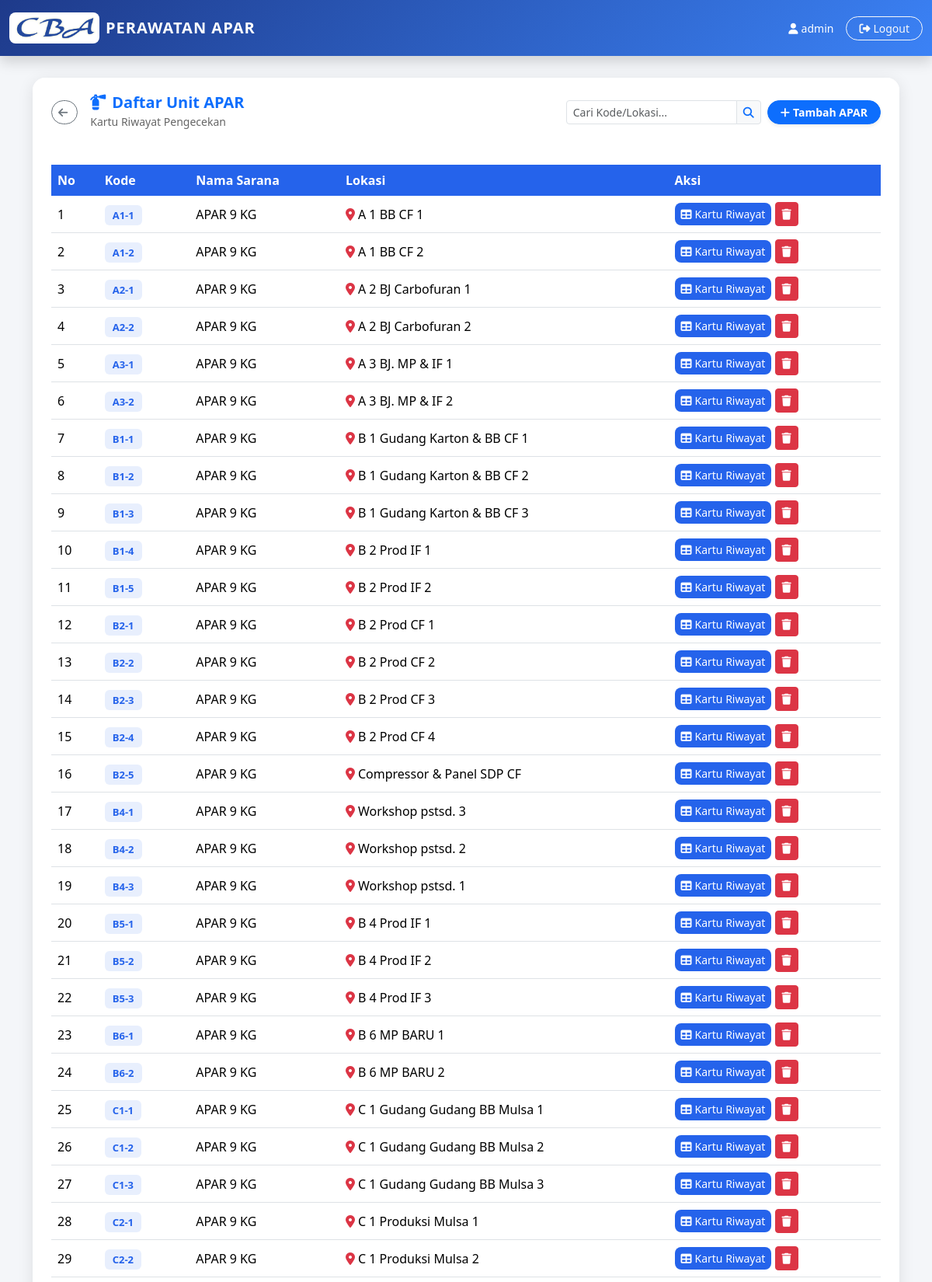
Screenshot of /apar_home.php (signed in, upper part) with the database file from the repository.
### tables this page shows
CREATE TABLE `apar` (
  `id` int(11) NOT NULL,
  `no_kode` varchar(50) NOT NULL,
  `nama_sarana` varchar(100) DEFAULT NULL,
  `lokasi` varchar(200) DEFAULT NULL
);

### apar_home.php (the view, shortened to what this page needs)
<?php
include "config/koneksi.php";
mysqli_query($conn, "CREATE TABLE IF NOT EXISTS `apar` (
  `id` int(11) NOT NULL AUTO_INCREMENT,
  `no_kode` varchar(50) NOT NULL,
  `nama_sarana` varchar(100) DEFAULT NULL,
  `lokasi` varchar(200) DEFAULT NULL,
  PRIMARY KEY (`id`)
) ENGINE=InnoDB DEFAULT CHARSET=utf8mb4");
mysqli_query($conn, "CREATE TABLE IF NOT EXISTS `checklist_apar` (
  `id` int(11) NOT NULL AUTO_INCREMENT,
  `apar_id` int(11) NOT NULL,
  `tahun` int(4) NOT NULL,
  `bulan` tinyint(2) NOT NULL,
  `tanggal_cek` date DEFAULT NULL,
  `label_pengisian` enum('Ok','Nok') DEFAULT NULL,
  `tekanan_pressure` enum('Ok','Nok') DEFAULT NULL,
  `safety_pin` enum('Ok','Nok') DEFAULT NULL,
  `handle` enum('Ok','Nok') DEFAULT NULL,
  `selang_nozzle` enum('Ok','Nok') DEFAULT NULL,
  `dry_chemical` enum('Ok','Nok') DEFAULT NULL,
  `tablulan` enum('Ok','Nok') DEFAULT NULL,
  `bambu_petunjuk` enum('Ok','Nok') DEFAULT NULL,
  `paraf` varchar(100) DEFAULT NULL,
  `catatan` text DEFAULT NULL,
  `users_id` int(11) DEFAULT NULL,
  `created_at` datetime DEFAULT CURRENT_TIMESTAMP,
  PRIMARY KEY (`id`)
) ENGINE=InnoDB DEFAULT CHARSET=utf8mb4");
$keyword = isset($_GET['keyword']) ? mysqli_real_escape_string($conn, $_GET['keyword']) : '';
$where = "";
$listApar = mysqli_query($conn, "SELECT * FROM apar $where ORDER BY no_kode ASC");
?>
<!DOCTYPE html>
<html lang="id">
<head>
  <link href="https://cdn.jsdelivr.net/npm/bootstrap@5.3.2/dist/css/bootstrap.min.css" rel="stylesheet">
</head>
<body>
  <nav class="navbar navbar-apar fixed-top py-3 shadow">
    <div class="container-fluid d-flex justify-content-between align-items-center">
      <div class="d-flex align-items-center gap-2 text-white" style="cursor:pointer"
        onclick="window.location.href='dashboard.php'">
        <img src="assets/images/cba.png" alt="Logo CBA"
          style="height:40px; background:white; padding:4px; border-radius:8px;">
        <span class="fw-bold fs-5 d-none d-sm-inline" style="letter-spacing:1px">PERAWATAN APAR</span>
      </div>
      <div class="d-flex align-items-center gap-2 gap-md-3">
        <span class="text-white small d-none d-md-inline"><i
            class="fa-solid fa-user me-1"></i><?= $_SESSION['username'] ?></span>
        <a href="logout.php" class="btn btn-sm btn-outline-light rounded-pill px-2 px-md-3" title="Logout">
          <span class="d-none d-sm-inline"><i class="fa-solid fa-right-from-bracket me-1"></i>Logout</span>
        </a>
      </div>
    </div>
  </nav>
  <div class="container" style="margin-top:100px; padding-bottom:40px; flex:1;">
    <div class="card card-apar">
      <div class="card-apar-header d-flex justify-content-between align-items-center flex-wrap gap-3">
        <div class="d-flex align-items-center gap-3">
          <a href="dashboard.php" class="btn btn-sm btn-outline-secondary rounded-pill" title="Kembali ke Dashboard">
            <i class="fa-solid fa-arrow-left me-1"></i><span class="d-none d-sm-inline"></span>
          </a>
          <div>
            <h5 class="fw-bold mb-0 text-primary"><i class="fa-solid fa-fire-extinguisher me-2"></i>Daftar Unit APAR
            </h5>
            <small class="opacity-75">Kartu Riwayat Pengecekan</small>
          </div>
        </div>
        <div class="d-flex flex-column flex-sm-row align-items-stretch align-items-sm-center gap-2 mt-3 mt-sm-0">
          <form method="GET" class="d-flex m-0">
            <div class="input-group input-group-sm w-100">
              <input type="text" name="keyword" class="form-control" placeholder="Cari Kode/Lokasi..."
                value="<?= htmlspecialchars($keyword) ?>">
              <button type="submit" class="btn btn-light text-primary border"><i
                  class="fa-solid fa-search"></i></button>
            </div>
          </form>
          <?php if (($_SESSION['role'] ?? '') === 'Admin'): ?>
          <button class="btn btn-primary btn-sm px-3 rounded-pill fw-bold shadow-sm text-nowrap"
            onclick="document.getElementById('modalTambah').classList.add('active')">
            <i class="fa-solid fa-plus me-1"></i>Tambah APAR
          </button>
          <?php endif; ?>
        </div>
      </div>
      <div class="card-body p-4">
        <div class="table-responsive">
          <table class="table table-hover align-middle mb-0">
            <thead>
              <tr>
                <th>No</th>
                <th>Kode</th>
                <th>Nama Sarana</th>
                <th>Lokasi</th>
                <th>Aksi</th>
              </tr>
            </thead>
            <tbody>
              <?php $no = 1;
              while ($row = mysqli_fetch_assoc($listApar)): ?>
                <tr>
                  <td data-label="No"><?= $no++ ?></td>
                  <td data-label="Kode"><span class="apar-badge"><?= htmlspecialchars($row['no_kode']) ?></span></td>
                  <td data-label="Nama Sarana"><?= htmlspecialchars($row['nama_sarana']) ?></td>
                  <td data-label="Lokasi">
                    <span><i class="fa-solid fa-location-dot text-danger me-1"></i><?= htmlspecialchars($row['lokasi']) ?></span>
                  </td>
                  <td data-label="Aksi">
                    <a href="apar_kartu.php?apar_id=<?= $row['id'] ?>" class="btn btn-kartu btn-sm flex-grow-1">
                      <i class="fa-solid fa-table me-1"></i><span class="d-inline">Kartu Riwayat</span>
                    </a>
                    <?php if (($_SESSION['role'] ?? '') === 'Admin'): ?>
                    <button type="button" class="btn btn-danger btn-sm" onclick="confirmDelete(<?= $row['id'] ?>)">
                      <i class="fa-solid fa-trash"></i>
                    </button>
                    <?php endif; ?>
                  </td>
                </tr>
              <?php endwhile; ?>
            </tbody>
          </table>
        </div>
      </div>
    </div>
  </div>
</body>
</html>

### apar_home.php (style rules this page uses)
:root { --blue: #2563eb; --blue-dark: #1e3a8a; --blue-light: #3b82f6; }
body { background: #f4f6f9; font-family: 'Segoe UI', sans-serif; min-height: 100vh; display: flex; flex-direction: column; }
.navbar-apar { background: linear-gradient(135deg, var(--blue-dark), var(--blue-light)); }
.card-apar { border: none; border-radius: 16px; box-shadow: 0 4px 20px rgba(0, 0, 0, .1); }
.card-apar-header { background: #fff; color: #333; border-radius: 16px 16px 0 0; padding: 20px 24px; }
.apar-badge { background: rgba(37, 99, 235, 0.1); color: var(--blue); font-weight: 600; padding: 4px 10px; border-radius: 6px; font-size: 13px; }
.table thead th { background: var(--blue); color: #fff; border: none; white-space: nowrap; }
.table tbody td { white-space: nowrap; }
.btn-kartu { background: var(--blue); color: #fff; border: none; border-radius: 8px; }

### rows the page displays
apar: no_kode "A1-1", nama_sarana "APAR 9 KG", lokasi "A 1 BB CF 1"
apar: no_kode "A1-2", nama_sarana "APAR 9 KG", lokasi "A 1 BB CF 2"
apar: no_kode "A2-1", nama_sarana "APAR 9 KG", lokasi "A 2 BJ Carbofuran 1"
apar: no_kode "A2-2", nama_sarana "APAR 9 KG", lokasi "A 2 BJ Carbofuran 2"
apar: no_kode "A3-1", nama_sarana "APAR 9 KG", lokasi "A 3 BJ. MP & IF 1"
apar: no_kode "A3-2", nama_sarana "APAR 9 KG", lokasi "A 3 BJ. MP & IF 2"
apar: no_kode "B1-1", nama_sarana "APAR 9 KG", lokasi "B 1 Gudang Karton & BB CF 1"
apar: no_kode "B1-2", nama_sarana "APAR 9 KG", lokasi "B 1 Gudang Karton & BB CF 2"
apar: no_kode "B1-3", nama_sarana "APAR 9 KG", lokasi "B 1 Gudang Karton & BB CF 3"
apar: no_kode "B1-4", nama_sarana "APAR 9 KG", lokasi "B 2 Prod IF 1"
apar: no_kode "B1-5", nama_sarana "APAR 9 KG", lokasi "B 2 Prod IF 2"
apar: no_kode "B2-1", nama_sarana "APAR 9 KG", lokasi "B 2 Prod CF 1"
apar: no_kode "B2-2", nama_sarana "APAR 9 KG", lokasi "B 2 Prod CF 2"
apar: no_kode "B2-3", nama_sarana "APAR 9 KG", lokasi "B 2 Prod CF 3"
apar: no_kode "B2-4", nama_sarana "APAR 9 KG", lokasi "B 2 Prod CF 4"
apar: no_kode "B2-5", nama_sarana "APAR 9 KG", lokasi "Compressor & Panel SDP CF"
apar: no_kode "B4-1", nama_sarana "APAR 9 KG", lokasi "Workshop pstsd. 3"
apar: no_kode "B4-2", nama_sarana "APAR 9 KG", lokasi "Workshop pstsd. 2"
apar: no_kode "B4-3", nama_sarana "APAR 9 KG", lokasi "Workshop pstsd. 1"
apar: no_kode "B5-1", nama_sarana "APAR 9 KG", lokasi "B 4 Prod IF 1"
apar: no_kode "B5-2", nama_sarana "APAR 9 KG", lokasi "B 4 Prod IF 2"
apar: no_kode "B5-3", nama_sarana "APAR 9 KG", lokasi "B 4 Prod IF 3"
apar: no_kode "B6-1", nama_sarana "APAR 9 KG", lokasi "B 6 MP BARU 1"
apar: no_kode "B6-2", nama_sarana "APAR 9 KG", lokasi "B 6 MP BARU 2"
apar: no_kode "C1-1", nama_sarana "APAR 9 KG", lokasi "C 1 Gudang Gudang BB Mulsa 1"
apar: no_kode "C1-2", nama_sarana "APAR 9 KG", lokasi "C 1 Gudang Gudang BB Mulsa 2"
apar: no_kode "C1-3", nama_sarana "APAR 9 KG", lokasi "C 1 Gudang Gudang BB Mulsa 3"
apar: no_kode "C2-1", nama_sarana "APAR 9 KG", lokasi "C 1 Produksi Mulsa 1"
apar: no_kode "C2-2", nama_sarana "APAR 9 KG", lokasi "C 1 Produksi Mulsa 2"

### other values shown
$_SESSION['username'] "admin"
